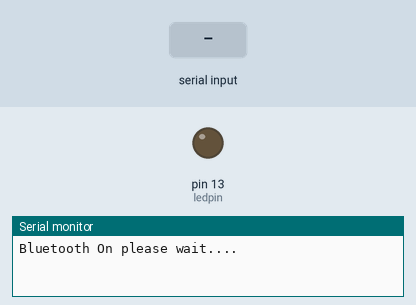
Recording of a sketch running on a simulated Arduino Uno, built with avr-gcc and run on an emulated ATmega328P. On the bench: output pins drawn as LEDs (lit = HIGH), the last lines printed to the serial monitor. Dashed ring = blinking. The test bench sets the inputs (shaded band).

Above: at 1.2 s.
1.3 s: "1" received over Serial
At 2.3 s:
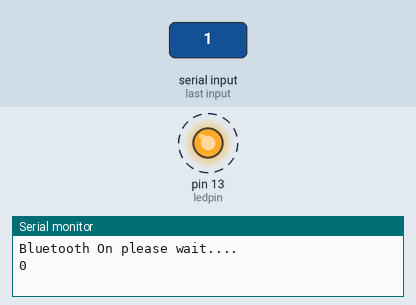
Timing chart, 0 to 10.3 s (numbered marks = the images above; inputs shaded):
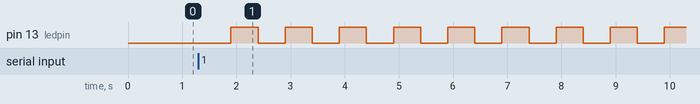

Measured:
- after the input at 1.3 s, pin 13 (ledpin): alternates HIGH for 0.50 s and LOW for 0.50 s, starting after 0.60 s

The sketch:

sketch_sep11a.ino
```cpp
// This program shown how to control arduino from PC Via Bluetooth
// Connect ...
// arduino>>bluetooth
// D11   >>>  Rx
// D10   >>>  Tx
//Written By Mohannad Rawashdeh
//for http://www.genotronex.com/

// you will need arduino 1.0.1 or higher to run this sketch

#include <SoftwareSerial.h>// import the serial library

//SoftwareSerial Genotronex(10, 11); // RX, TX
int ledpin=13; // led on D13 will show blink on / off
long previousMillis = 0;        // will store last time LED was updated

// the follow variables is a long because the time, measured in miliseconds,
// will quickly become a bigger number than can be stored in an int.
long interval = 1000;           // interval at which to blink (milliseconds)
int ledState = LOW;             // ledState used to set the LED
long Counter=0; // counter will increase every 1 second
void setup() {
  // put your setup code here, to run once:
  Serial.begin(9600);
  Serial.println("Bluetooth On please wait....");
  pinMode(ledpin,OUTPUT);
}

void loop() {
  // put your main code here, to run repeatedly:
  unsigned long currentMillis;
  boolean connectedvar=false;
  previousMillis=millis();
  while(Serial.available()){
    currentMillis = millis();
    connectedvar=true;
    /*if(currentMillis - previousMillis > interval) {
     // save the last time you blinked the LED
     previousMillis = currentMillis;
     Counter+=1;

     Genotronex.println(Counter);
     */
    // if the LED is off turn it on and vice-versa:
    if (ledState == LOW)
      {ledState = HIGH;delay(500); }
    else if (ledState == HIGH)
      {ledState = LOW;delay(500);}

    // set the LED with the ledState of the variable:
    digitalWrite(ledpin, ledState);
    currentMillis=(currentMillis-previousMillis)/1000;
    Serial.println(currentMillis);
    //}
  }
  /*if(connectedvar==true){
    currentMillis=(currentMillis-previousMillis)/1000;
    Genotronex.println(currentMillis);
  }*/
  delay(100);
}
```
